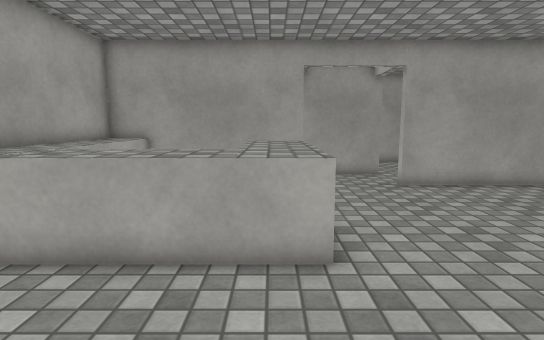
[1] (above)

20 first-person views from a walk through a scene from a Unity 3-D project. The camera is 1.3 m above the floor, tilts 8° down and sees 80° across. The floor is counted in squares, 0.5 m on a side. Each view is taken from the middle of a square. On the plan, view 1 faces up. The plan holds only what a view shows up to about 20 squares ahead; the rest is blank. The player is left out. Door leaves are left out, so doorways stand open. Surface patterns are stand-ins for the level's own textures.

[2]
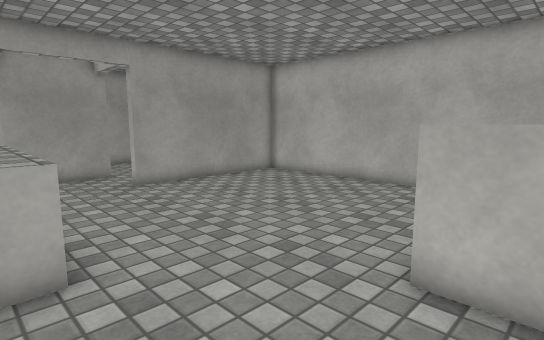

[3]
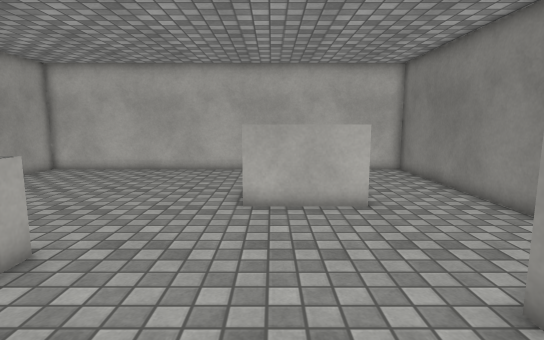

[4]
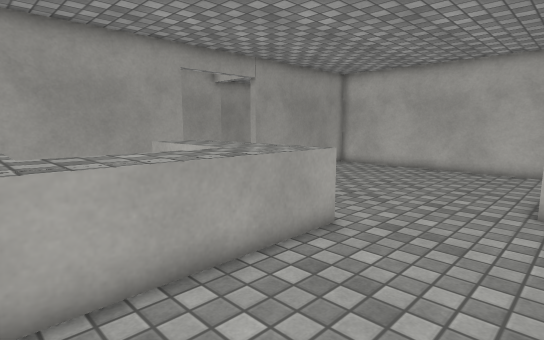

[5]
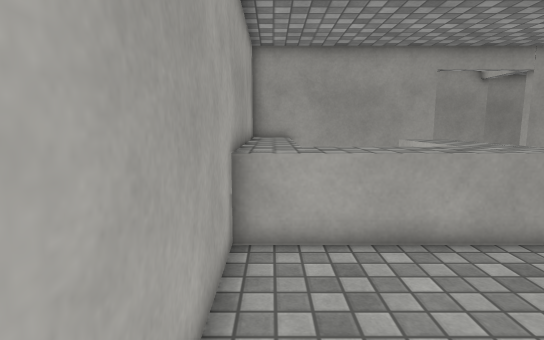

[6]
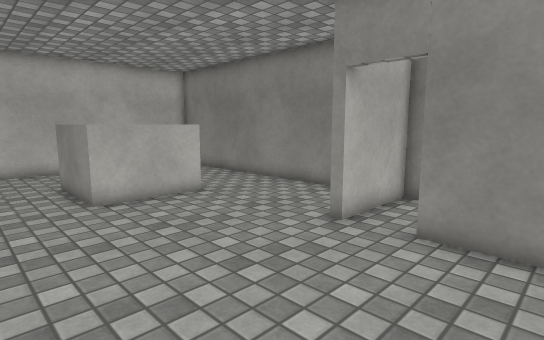

[7]
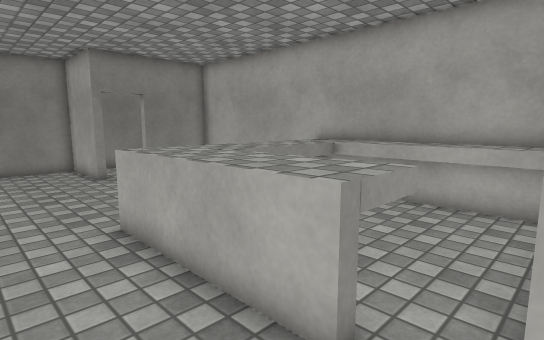

[8]
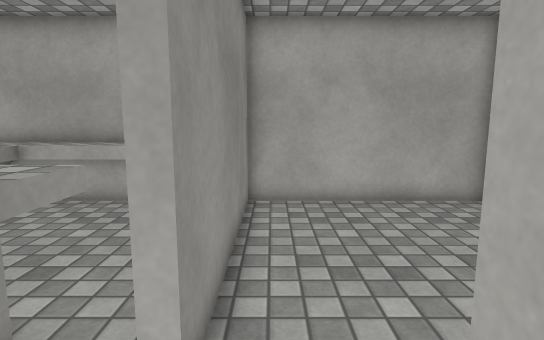

[9]
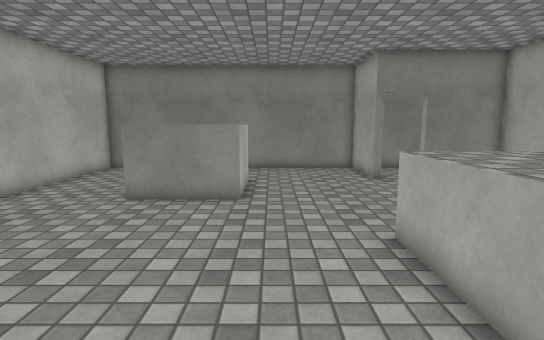

[10]
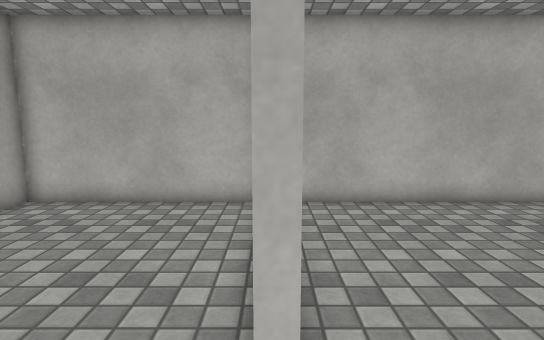

[11]
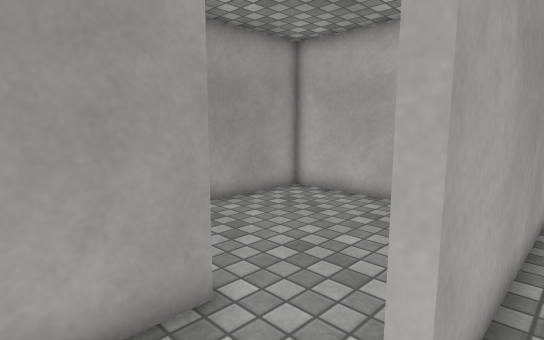

[12]
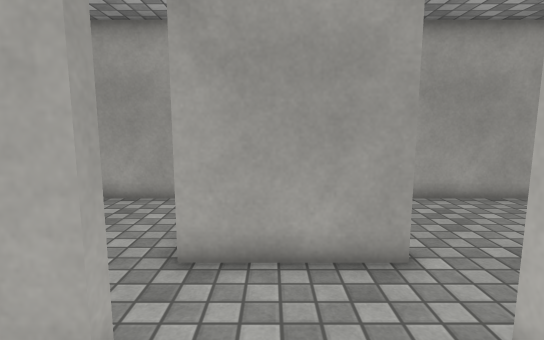

[13]
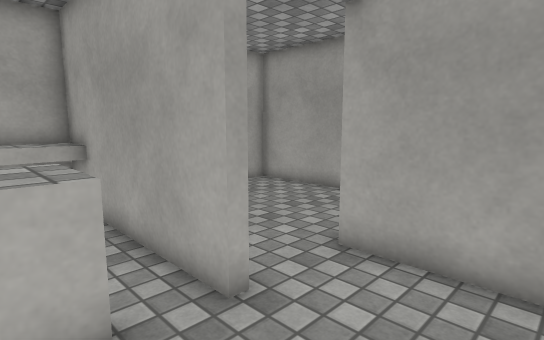

[14]
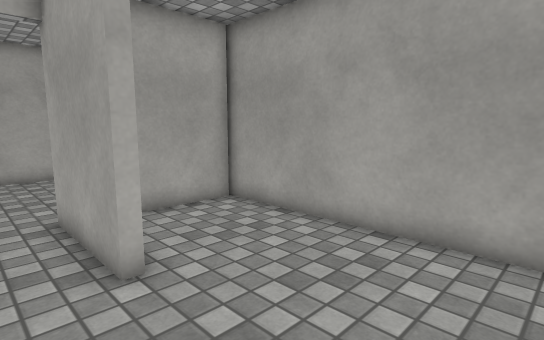

[15]
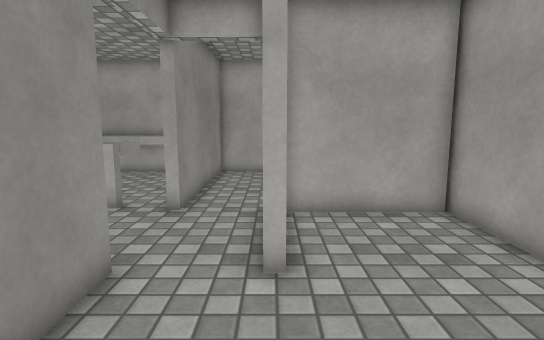

[16]
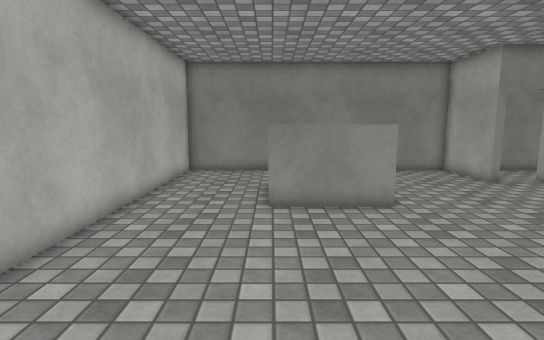

[17]
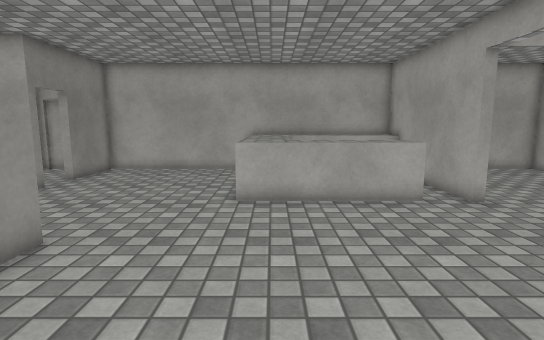

[18]
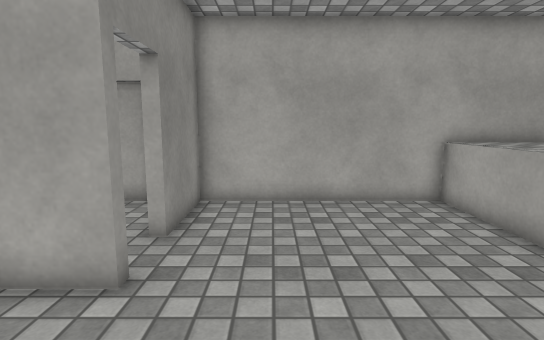

[19]
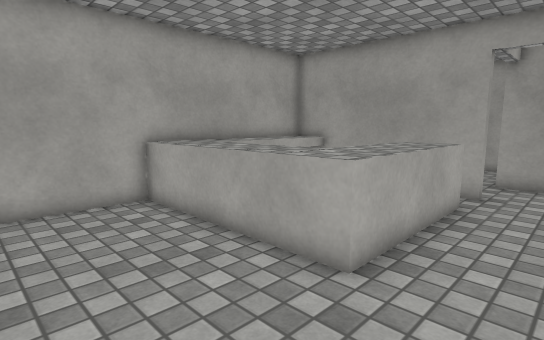

[20]
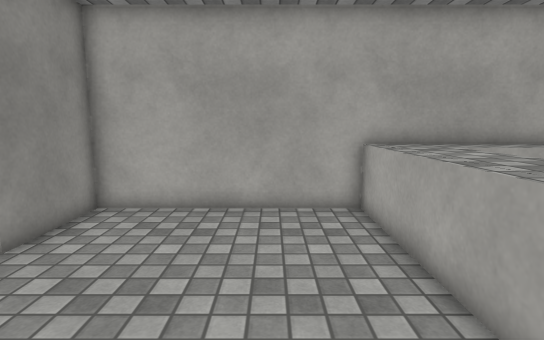

### Floor plan
Ten units are one square. View 1 is at (0, 0); x grows to the right and y downward. Boxes are objects, and circles mark ways between rooms. Rooms are numbered by the first view taken in them; rooms with no view inside come last. Other rooms are left out.
<svg viewBox="-74 -228 217 298">
<path fill="none" stroke="#000" d="M51 21 51 -19 91 -19M-13 25 -9 25 -9 65 138 65 138 -138 56 -138 56 -142M13 -142 13 -138 -69 -138 -69 25 -33 25M56 -168 11 -168M56 -174 56 -168M56 -142 80 -142M138 -146 138 -223 16 -223 16 -174M4 -223 -69 -223 -69 -142 13 -142M-69 42 -69 65M-62 65 -13 65 -13 25"/>
<rect x="-65" y="-135" width="80" height="80" fill="#bbb"><title>other object</title></rect>
<circle cx="60" cy="-155" r="3" fill="#2a7"/>
<circle cx="10" cy="-155" r="3" fill="#2a7"/>
<circle cx="-25" cy="30" r="3" fill="#2a7"/>
<text x="40" y="-50">1</text>
<text x="90" y="-180">2</text>
<text x="-30" y="-180">3</text>
<text x="-40" y="40">4</text>
</svg>
Room 1 opens to room 2. Room 1 opens to room 3. Room 1 opens to room 4.

Where each view was taken, in squares from view 1:
view 1: 0 up, 0 right, facing up
view 2: 0 up, 0 right, facing up-right
view 3: 1 up, 5 left, facing right
view 4: 1 up, 6 left, facing up-right
view 5: 1 down, 6 left, facing up
view 6: 5 up, 6 left, facing down-right
view 7: 14 up, 4 right, facing down-left
view 8: 15 up, 4 right, facing left
view 9: 13 up, 4 right, facing down
view 10: 14 up, 3 right, facing right
view 11: 13 up, 3 right, facing up-right
view 12: 11 up, 3 right, facing up
view 13: 11 up, 5 right, facing up-left
view 14: 15 up, 11 right, facing up-left
view 15: 17 up, 11 right, facing left
view 16: 12 up, 9 right, facing down
view 17: 7 up, 12 right, facing left
view 18: 0 up, 4 right, facing left
view 19: 1 up, 4 right, facing up-left
view 20: 3 up, 3 right, facing left
